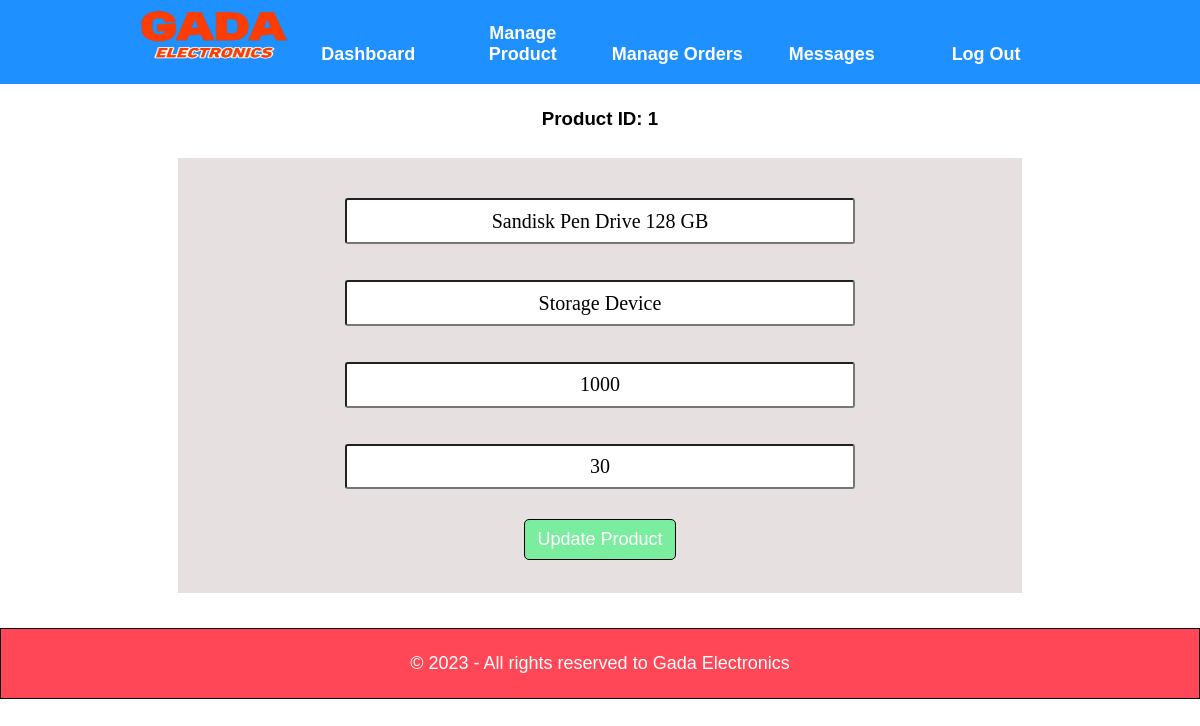
/Admin/update-product.php?id=1 (signed in), run on the app's committed database.
### tables this page shows
CREATE TABLE IF NOT EXISTS `product` (
  `id` int NOT NULL AUTO_INCREMENT,
  `product_name` varchar(50) NOT NULL,
  `product_category` varchar(50) NOT NULL,
  `price` int NOT NULL,
  `product_stock` int NOT NULL,
  `image1` varchar(50) NOT NULL,
  `image2` varchar(50) NOT NULL,
  `image3` varchar(50) NOT NULL,
  PRIMARY KEY (`id`)
);

### Admin/update-product.php (the view, shortened to what this page needs)
<?php include("partials/menu.php")?>
<head>
</head>
<div class="main-content">
               <?php
               $id = $_GET['id'];
               $sql = "SELECT * FROM product WHERE id=$id";
               $res = mysqli_query($con, $sql);
               if($res==TRUE)
               {
                    while($row=mysqli_fetch_assoc($res))
                    {
                         $id = $row['id'];
                         $title = $row['product_name'];
                         $category = $row['product_category'];
                         $price = $row['price'];
                         $stock = $row['product_stock'];
                         ?>
     <h3 class="text-center">Product ID: <?php echo $id; ?></h3>
     <div class="entry">
          <form action="" method="post" enctype="multipart/form-data">
               <br>
               <table class="form-align text-center">
                    <tr>
                         <td colspan="2"><input type="text" value="<?php echo $title; ?>" title="Product name" name="title"  placeholder="Enter Product name" required></td>
                    </tr>
                    <tr>
                         <td colspan="2"><input type="text" value="<?php echo $category; ?>" title="Product category" name="category"  placeholder="Enter Product category" required></td>
                    </tr>
                    <tr>
                         <td colspan="2"><input type="text" value="<?php echo $price; ?>" title="Product price" name="price" maxlength="8" placeholder="Enter Product price" required></td>
                    </tr>
                    <tr>
                         <td colspan="2"><input type="text" value="<?php echo $stock; ?>" title="Product stock" name="stock" maxlength="8" placeholder="Enter Product stock" required></td>
                    </tr>
               <?php
                    }
               }
               else
               {
                    $_SESSION['product-add'] = "<div class='error'>* Something went wrong. Try again !!!</div><br>";
                    header("location:".SITEURL."/Admin/manage-product.php");
               }
               ?>
                    <tr>
                         <td colspan="2"><input name="submit" title="Update product" type="submit" value="Update Product" class="btn-secondary"></td>
                    </tr>
               </table>
          </form>
     </div>
</div>
<?php include("partials/footer.php")?>

### css/admin-style.css (style rules this page uses)
* { margin: 0; padding: 0; font-family: Arial, Helvetica, sans-serif; }
.text-center { text-align: center; }
.main-content { margin: 0 4%; padding: 2%; }
[type="text"], [type="file"] { width: 80%; padding: 1.5%; margin: 1.2%; font-family: Bookantiqua; font-size: 20px; text-align: center; border-radius: 3px; }
.form-align { width: 80%; padding: 2% 10%; margin: 1% auto; background-color: #e6e0e0; }
.form-align td { padding: 10px; }
.btn-secondary { width: 25%; padding: 1.5%; font-size: large; color: #fff; background-color: #7bed9f; border-radius: 5px; border: 1px solid #000; cursor: pointer; }

### data on the page
product: id "1", title "Sandisk Pen Drive 128 GB", category "Storage Device", price "1000", stock "30"
